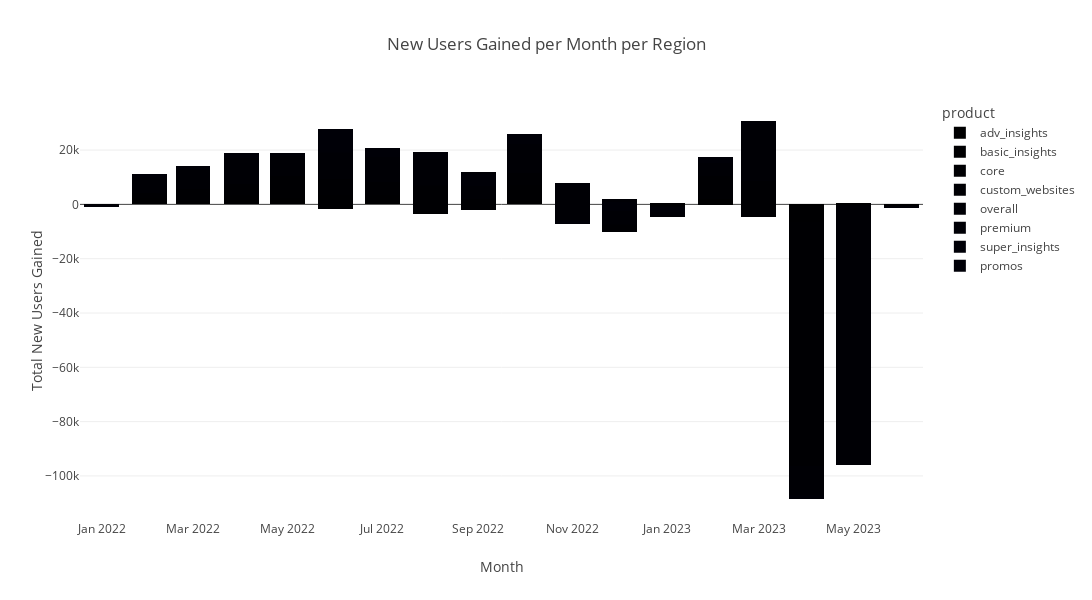

The code cell stored with this chart in its notebook:
### Code cell
# Convert year_month to string
final_df['year_month'] = final_df['year_month'].astype(str)

# Sort the DataFrame by 'year_month'
final_df = final_df.sort_values(by='year_month')

# Pivot the data to have months as rows, regions as columns, and products as stacking categories
pivot_df = final_df.groupby(['year_month', 'region', 'product'])['new users gained'].sum().reset_index()
pivot_df = pivot_df.pivot_table(index=['year_month', 'product'], columns='region', values='new users gained', aggfunc='sum').reset_index()

# Create the stacked bar chart using Plotly Express
fig = px.bar(
    pivot_df,
    x='year_month',
    y=[column for column in pivot_df.columns if column not in ['year_month', 'product']],
    color='product',
    title='New Users Gained per Month per Region',
    labels={'value': 'New Users Gained'},
    height=600,
    width=2000
)

fig.update_layout(barmode='stack', xaxis_title='Month', yaxis_title='Total New Users Gained')
fig.show()

### Figure 1 — Plotly figure (JSON) as saved in the notebook; plotly's stock layout.template omitted (floating-point values rounded to 4 significant figures)
{"data": [{"alignmentgroup": "True", "hovertemplate": "product=adv_insights<br>year_month=%{x}<br>New Users Gained=%{y}<extra></extra>", "legendgroup": "adv_insights", "marker": {"color": "#000001", "pattern": {"shape": ""}}, "name": "adv_insights", "offsetgroup": "adv_insights", "orientation": "v", "showlegend": true, "textposition": "auto", "type": "bar", "x": ["2022-01", "2022-02", "2022-03", "2022-04", "2022-05", "2022-06", "2022-07", "2022-08", "2022-09", "2022-10", "2022-11", "2022-12", "2023-01", "2023-02", "2023-03", "2023-04", "2023-05", "2023-06", "2022-01", "2022-02", "2022-03", "2022-04", "2022-05", "2022-06", "2022-07", "2022-08", "2022-09", "2022-10", "2022-11", "2022-12", "2023-01", "2023-02", "2023-03", "2023-04", "2023-05", "2023-06", "2022-01", "2022-02", "2022-03", "2022-04", "2022-05", "2022-06", "2022-07", "2022-08", "2022-09", "2022-10", "2022-11", "2022-12", "2023-01", "2023-02", "2023-03", "2023-04", "2023-05", "2023-06"], "xaxis": "x", "y": [-2, 0, 3, 1393, 2209, -1618, 692, 111, -550, 331, -213, 337, 114, -109, -607, -501, 249, -32, -1, 1, 7, 101, 81, -1, -53, -19, 133, 176, -97, -148, 346, -73, 69, -220, 399, -117, null, null, null, 0, 0, 0, 13, -12, 1, 801, -185, -616, 5, 2438, -1546, 17, -507, -42], "yaxis": "y"}, {"alignmentgroup": "True", "hovertemplate": "product=basic_insights<br>year_month=%{x}<br>New Users Gained=%{y}<extra></extra>", "legendgroup": "basic_insights", "marker": {"color": "#000002", "pattern": {"shape": ""}}, "name": "basic_insights", "offsetgroup": "basic_insights", "orientation": "v", "showlegend": true, "textposition": "auto", "type": "bar", "x": ["2022-01", "2022-02", "2022-03", "2022-04", "2022-05", "2022-06", "2022-07", "2022-08", "2022-09", "2022-10", "2022-11", "2022-12", "2023-01", "2023-02", "2023-03", "2023-04", "2023-05", "2023-06", "2022-01", "2022-02", "2022-03", "2022-04", "2022-05", "2022-06", "2022-07", "2022-08", "2022-09", "2022-10", "2022-11", "2022-12", "2023-01", "2023-02", "2023-03", "2023-04", "2023-05", "2023-06", "2022-01", "2022-02", "2022-03", "2022-04", "2022-05", "2022-06", "2022-07", "2022-08", "2022-09", "2022-10", "2022-11", "2022-12", "2023-01", "2023-02", "2023-03", "2023-04", "2023-05", "2023-06"], "xaxis": "x", "y": [-182, 628, 879, 1381, 2133, 4167, 1564, -3555, -634, 5034, 2890, -8353, -1400, -119, -1616, -1085, -304, -200, 237, 142, 148, -16, 417, 95, -8, 270, -230, 31, -115, -488, -27, -12, 118, -827, 67, 17, -16, 1675, 118, 525, 534, 944, 1129, 885, -878, 939, -954, -717, 496, -101, -934, -4041, -288, 16], "yaxis": "y"}, {"alignmentgroup": "True", "hovertemplate": "product=core<br>year_month=%{x}<br>New Users Gained=%{y}<extra></extra>", "legendgroup": "core", "marker": {"color": "#000003", "pattern": {"shape": ""}}, "name": "core", "offsetgroup": "core", "orientation": "v", "showlegend": true, "textposition": "auto", "type": "bar", "x": ["2022-01", "2022-02", "2022-03", "2022-04", "2022-05", "2022-06", "2022-07", "2022-08", "2022-09", "2022-10", "2022-11", "2022-12", "2023-01", "2023-02", "2023-03", "2023-04", "2023-05", "2023-06", "2022-01", "2022-02", "2022-03", "2022-04", "2022-05", "2022-06", "2022-07", "2022-08", "2022-09", "2022-10", "2022-11", "2022-12", "2023-01", "2023-02", "2023-03", "2023-04", "2023-05", "2023-06", "2022-01", "2022-02", "2022-03", "2022-04", "2022-05", "2022-06", "2022-07", "2022-08", "2022-09", "2022-10", "2022-11", "2022-12", "2023-01", "2023-02", "2023-03", "2023-04", "2023-05", "2023-06"], "xaxis": "x", "y": [-196, 1469, 4577, 3344, 5794, 5147, 4687, 8083, 5171, 4182, 4228, 6103, -4246, 8609, 12799, -88818, -333, -195, 211, 149, 141, 81, 40, -5, -22, 97, 10, 62, -139, -351, -25, -12, 181, -292, 60, 22, 0, 70, -31, 817, -688, 574, 111, 861, -701, 116, 2601, -3291, 364, -145, 4, -663, 7, -23], "yaxis": "y"}, {"alignmentgroup": "True", "hovertemplate": "product=custom_websites<br>year_month=%{x}<br>New Users Gained=%{y}<extra></extra>", "legendgroup": "custom_websites", "marker": {"color": "#000004", "pattern": {"shape": ""}}, "name": "custom_websites", "offsetgroup": "custom_websites", "orientation": "v", "showlegend": true, "textposition": "auto", "type": "bar", "x": ["2022-01", "2022-02", "2022-03", "2022-04", "2022-05", "2022-06", "2022-07", "2022-08", "2022-09", "2022-10", "2022-11", "2022-12", "2023-01", "2023-02", "2023-03", "2023-04", "2023-05", "2023-06", "2022-01", "2022-02", "2022-03", "2022-04", "2022-05", "2022-06", "2022-07", "2022-08", "2022-09", "2022-10", "2022-11", "2022-12", "2023-01", "2023-02", "2023-03", "2023-04", "2023-05", "2023-06", "2022-01", "2022-02", "2022-03", "2022-04", "2022-05", "2022-06", "2022-07", "2022-08", "2022-09", "2022-10", "2022-11", "2022-12", "2023-01", "2023-02", "2023-03", "2023-04", "2023-05", "2023-06"], "xaxis": "x", "y": [-1, 9, 2, 2, 1, 1, 14, 150, -134, 24, -1, 391, 32, -6, -1, -15, 9, -36, 0, 0, 0, 0, 0, 0, 13, 91, -58, -29, 6, 62, 37, 19, 11, -14, 3, 1, null, null, 0, null, null, 0, null, null, 2, 4, 2, 27, 6, 3, 12, 6, 11, 3], "yaxis": "y"}, {"alignmentgroup": "True", "hovertemplate": "product=overall<br>year_month=%{x}<br>New Users Gained=%{y}<extra></extra>", "legendgroup": "overall", "marker": {"color": "#000005", "pattern": {"shape": ""}}, "name": "overall", "offsetgroup": "overall", "orientation": "v", "showlegend": true, "textposition": "auto", "type": "bar", "x": ["2022-01", "2022-02", "2022-03", "2022-04", "2022-05", "2022-06", "2022-07", "2022-08", "2022-09", "2022-10", "2022-11", "2022-12", "2023-01", "2023-02", "2023-03", "2023-04", "2023-05", "2023-06", "2022-01", "2022-02", "2022-03", "2022-04", "2022-05", "2022-06", "2022-07", "2022-08", "2022-09", "2022-10", "2022-11", "2022-12", "2023-01", "2023-02", "2023-03", "2023-04", "2023-05", "2023-06", "2022-01", "2022-02", "2022-03", "2022-04", "2022-05", "2022-06", "2022-07", "2022-08", "2022-09", "2022-10", "2022-11", "2022-12", "2023-01", "2023-02", "2023-03", "2023-04", "2023-05", "2023-06"], "xaxis": "x", "y": [-446, 4124, 7532, 8861, 7338, 7897, 11585, 10864, 9718, 9331, -13027, 8940, 2983, 6826, 22045, -6010, -95203, -247, 41, 158, 153, 12, 428, 67, -9, 320, -96, 107, -45, -521, 52, -21, 176, -820, 79, 21, -16, 1614, 100, 531, 579, 1759, 915, 972, -851, 1038, -1008, -550, -429, -94, -659, -3634, 131, -242], "yaxis": "y"}, {"alignmentgroup": "True", "hovertemplate": "product=premium<br>year_month=%{x}<br>New Users Gained=%{y}<extra></extra>", "legendgroup": "premium", "marker": {"color": "#000006", "pattern": {"shape": ""}}, "name": "premium", "offsetgroup": "premium", "orientation": "v", "showlegend": true, "textposition": "auto", "type": "bar", "x": ["2022-01", "2022-02", "2022-03", "2022-04", "2022-05", "2022-06", "2022-07", "2022-08", "2022-09", "2022-10", "2022-11", "2022-12", "2023-01", "2023-02", "2023-03", "2023-04", "2023-05", "2023-06", "2022-01", "2022-02", "2022-03", "2022-04", "2022-05", "2022-06", "2022-07", "2022-08", "2022-09", "2022-10", "2022-11", "2022-12", "2023-01", "2023-02", "2023-03", "2023-04", "2023-05", "2023-06", "2022-01", "2022-02", "2022-03", "2022-04", "2022-05", "2022-06", "2022-07", "2022-08", "2022-09", "2022-10", "2022-11", "2022-12", "2023-01", "2023-02", "2023-03", "2023-04", "2023-05", "2023-06"], "xaxis": "x", "y": [-6, 19, 88, 86, 3, 111, 34, 118, 2, 24, 5, 14, 83, 63, 16, -28, -14, -7, -24, 5, 22, -1, 2, 3, -3, 25, 4, -3, -78, 22, 49, 47, 51, -2, 35, 28, 0, 4, 0, 1, 0, 10, 0, 30, -34, 2, 200, 21, 94, 17, 24, 4, 9, -2], "yaxis": "y"}, {"alignmentgroup": "True", "hovertemplate": "product=super_insights<br>year_month=%{x}<br>New Users Gained=%{y}<extra></extra>", "legendgroup": "super_insights", "marker": {"color": "#000007", "pattern": {"shape": ""}}, "name": "super_insights", "offsetgroup": "super_insights", "orientation": "v", "showlegend": true, "textposition": "auto", "type": "bar", "x": ["2022-01", "2022-02", "2022-03", "2022-04", "2022-05", "2022-06", "2022-07", "2022-08", "2022-09", "2022-10", "2022-11", "2022-12", "2023-01", "2023-02", "2023-03", "2023-04", "2023-05", "2023-06", "2022-01", "2022-02", "2022-03", "2022-04", "2022-05", "2022-06", "2022-07", "2022-08", "2022-09", "2022-10", "2022-11", "2022-12", "2023-01", "2023-02", "2023-03", "2023-04", "2023-05", "2023-06", "2022-01", "2022-02", "2022-03", "2022-04", "2022-05", "2022-06", "2022-07", "2022-08", "2022-09", "2022-10", "2022-11", "2022-12", "2023-01", "2023-02", "2023-03", "2023-04", "2023-05", "2023-06"], "xaxis": "x", "y": [-119, 462, 143, 1735, -1133, 7133, -2768, -2424, 144, 476, -1177, -174, -1429, -70, -197, -740, 6, -140, -500, 166, 124, 167, 502, 571, -294, 225, -446, -20, -7, -26, -38, 226, -196, -204, 39, 31, 2, 656, -968, 42, 818, 871, 2662, 414, -3905, 3181, -50, -3036, 1863, -2255, -189, -607, 7, -36], "yaxis": "y"}, {"alignmentgroup": "True", "hovertemplate": "product=promos<br>year_month=%{x}<br>New Users Gained=%{y}<extra></extra>", "legendgroup": "promos", "marker": {"color": "#000008", "pattern": {"shape": ""}}, "name": "promos", "offsetgroup": "promos", "orientation": "v", "showlegend": true, "textposition": "auto", "type": "bar", "x": ["2022-02", "2022-03", "2022-05", "2022-06", "2022-07", "2022-08", "2022-09", "2022-10", "2022-11", "2022-12", "2023-01", "2023-02", "2023-03", "2023-04", "2023-05", "2023-06", "2022-02", "2022-03", "2022-05", "2022-06", "2022-07", "2022-08", "2022-09", "2022-10", "2022-11", "2022-12", "2023-01", "2023-02", "2023-03", "2023-04", "2023-05", "2023-06", "2022-02", "2022-03", "2022-05", "2022-06", "2022-07", "2022-08", "2022-09", "2022-10", "2022-11", "2022-12", "2023-01", "2023-02", "2023-03", "2023-04", "2023-05", "2023-06"], "xaxis": "x", "y": [11, 29, -9, 1, 20, 17, 23, 23, null, 11, 29, 49, 59, 16, -1, -14, null, null, null, null, null, null, 0, 0, 0, 0, 0, 1, 0, 1, 5, 0, null, null, null, null, null, null, null, null, null, null, null, null, null, null, null, null], "yaxis": "y"}], "layout": {"barmode": "stack", "height": 600, "legend": {"title": {"text": "product"}, "tracegroupgap": 0}, "title": {"text": "New Users Gained per Month per Region"}, "width": 2000, "xaxis": {"anchor": "y", "autorange": true, "domain": [0, 1], "range": ["2021-12-18", "2023-06-15"], "title": {"text": "Month"}, "type": "date"}, "yaxis": {"anchor": "x", "autorange": true, "domain": [0, 1], "range": [-116200.0, 38440.0], "title": {"text": "Total New Users Gained"}, "type": "linear"}}}
